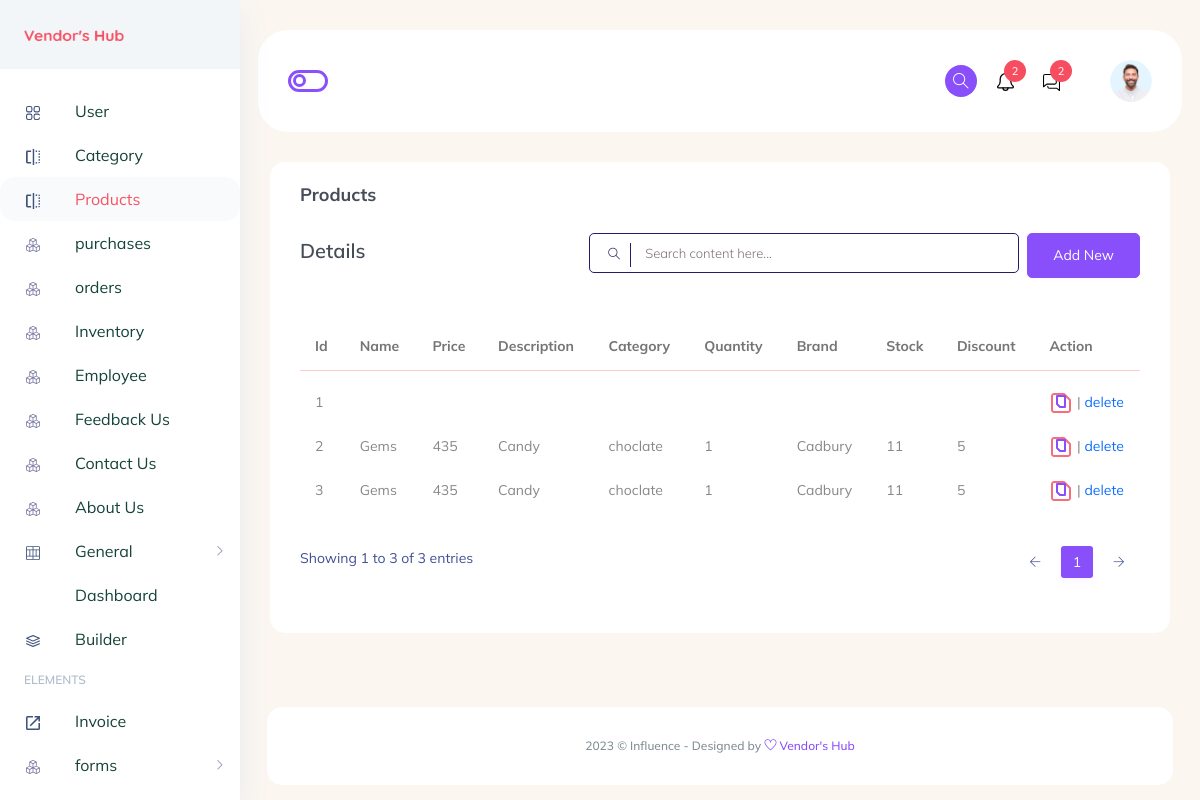
/product, run on an earlier commit of the app's database.
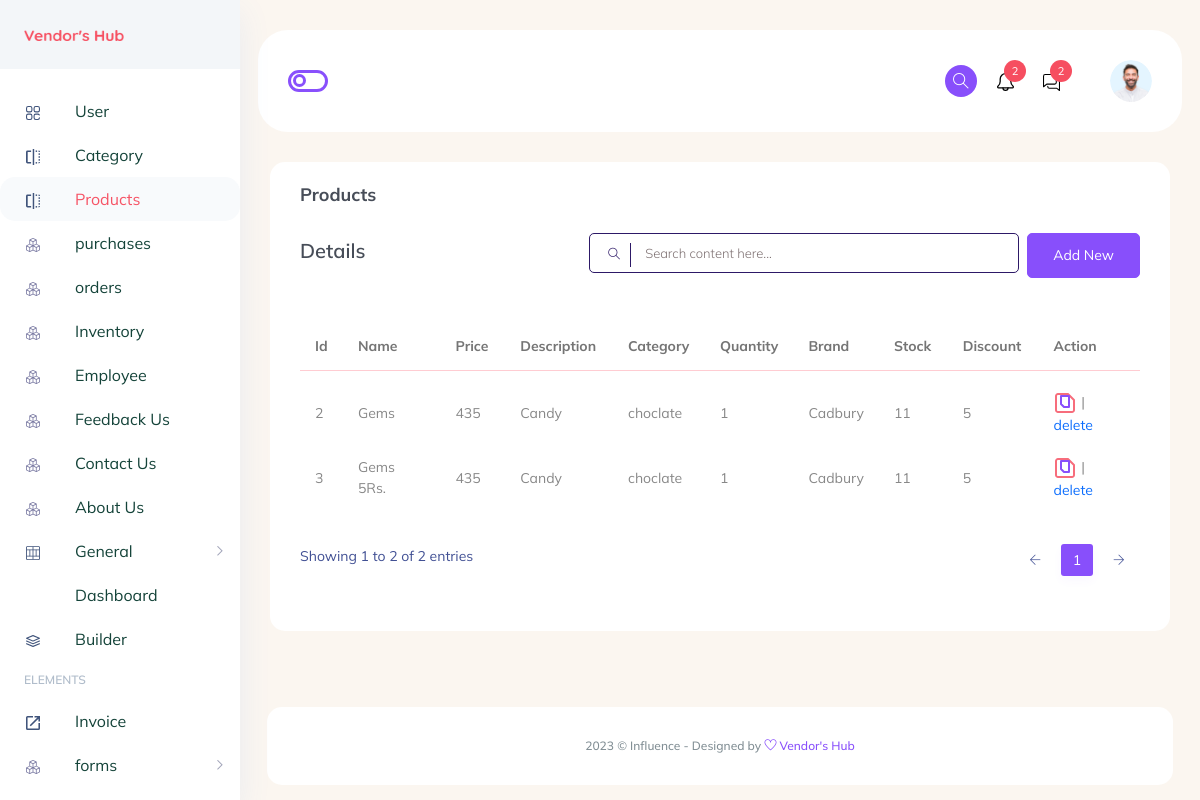
And on a later commit of the database.
### vadmin/models.py (models this page shows)
class Product(models.Model):
    class Meta:
        db_table = 'Product'
    p_id = models.AutoField(primary_key=True)
    name = models.CharField(max_length=50)
    price = models.CharField(max_length=50)
    description = models.CharField(max_length=50)
    image = models.CharField(max_length=50)
    category = models.CharField(max_length=50)
    quantity = models.CharField(max_length=50)
    brand = models.CharField(max_length=50)
    stock = models.CharField(max_length=50)
    discount = models.CharField(max_length=50)

### vadmin/views.py (the view)
# urls.py: path('product', views.product, name="product"),
def product(request):
    products = Product.objects.all()
    context = {'products': products}
    return render(request, 'product.html', context)

### vadmin/templates/product.html (shortened to what this page needs)
{% load static %}
<!DOCTYPE html>
<html lang="zxx">
  <head>
    {% include "css.html" %}
  </head>
  <body class="crm_body_bg">
    {% include "sidebar.html" %}
    <section class="main_content dashboard_part large_header_bg">
      <div class="container-fluid g-0">
        <div class="row">
          <div class="col-lg-12 p-0">{% include "header.html" %}</div>
        </div>
      </div>
      <div class="main_content_iner">
        <div class="container-fluid p-0">
          <div class="row justify-content-center">
            <div class="col-lg-12">
              <div class="white_card card_height_100 mb_30">
                <div class="white_card_header">
                  <div class="box_header m-0">
                    <div class="main-title">
                      <h3 class="m-0">Products</h3>
                    </div>
                  </div>
                </div>
                <div class="white_card_body">
                  <div class="QA_section">
                    <div class="white_box_tittle list_header">
                      <h4>Details</h4>
                      <div class="box_right d-flex lms_block">
                        <div class="serach_field_2">
                          <div class="search_inner">
                            <form Active="#">
                              <div class="search_field">
                                <input type="text" placeholder="Search content here..."/>
                              </div>
                              <button type="submit">
                                <i class="ti-search"></i>
                              </button>
                            </form>
                          </div>
                        </div>
                        <div class="add_button ms-2">
                          <a href="{% url 'add_product' %}" data-bs-target="#addcategory" class="btn_1">Add New</a>
                        </div>
                      </div>
                    </div>
                    <div class="QA_table mb_30">
                      <table class="table lms_table_active">
                        <thead>
                          <tr>
                            <th scope="col">Id</th>
                            <th scope="col">Name</th>
                            <th scope="col">Price</th>
                            <th scope="col">Description</th>
                            <th scope="col">Category</th>
                            <th scope="col">Quantity</th>
                            <th scope="col">Brand</th>
                            <th scope="col">Stock</th>
                            <th scope="col">Discount</th>
                            <th scope="col">Action</th>
                          </tr>
                        </thead>
                        <tbody>
                          {% for product in products %}
                          <tr>
                            <td>{{ product.p_id }}</td>
                            <td>{{ product.name }}</td>
                            <td>{{ product.price }}</td>
                            <td>{{ product.description }}</td>
                            <td>{{ product.category }}</td>
                            <td>{{ product.quantity }}</td>
                            <td>{{ product.brand }}</td>
                            <td>{{ product.stock }}</td>
                            <td>{{ product.discount }}</td>
                            <td><a href="{% url 'update_product' product.p_id %}"> </a> | <a href="{% url  'delete_product' product.p_id %}" onclick="'sure'">delete</a></td>
                          </tr>
                          {% endfor %}
                        </tbody>
                      </table>
                    </div>
                  </div>
                </div>
              </div>
            </div>
          </div>
        </div>
      </div>
      {% include "footer.html" %}
    </section>
  </body>
</html>

What changed in the data, as far as the page shows it:
removed Product: p_id "1"
changed Product id 3: name "Gems" → "Gems 5Rs."
Also different on the page:
text written by a page script: "Showing 1 to 3 of 3 entries 1" → "Showing 1 to 2 of 2 entries 1"
